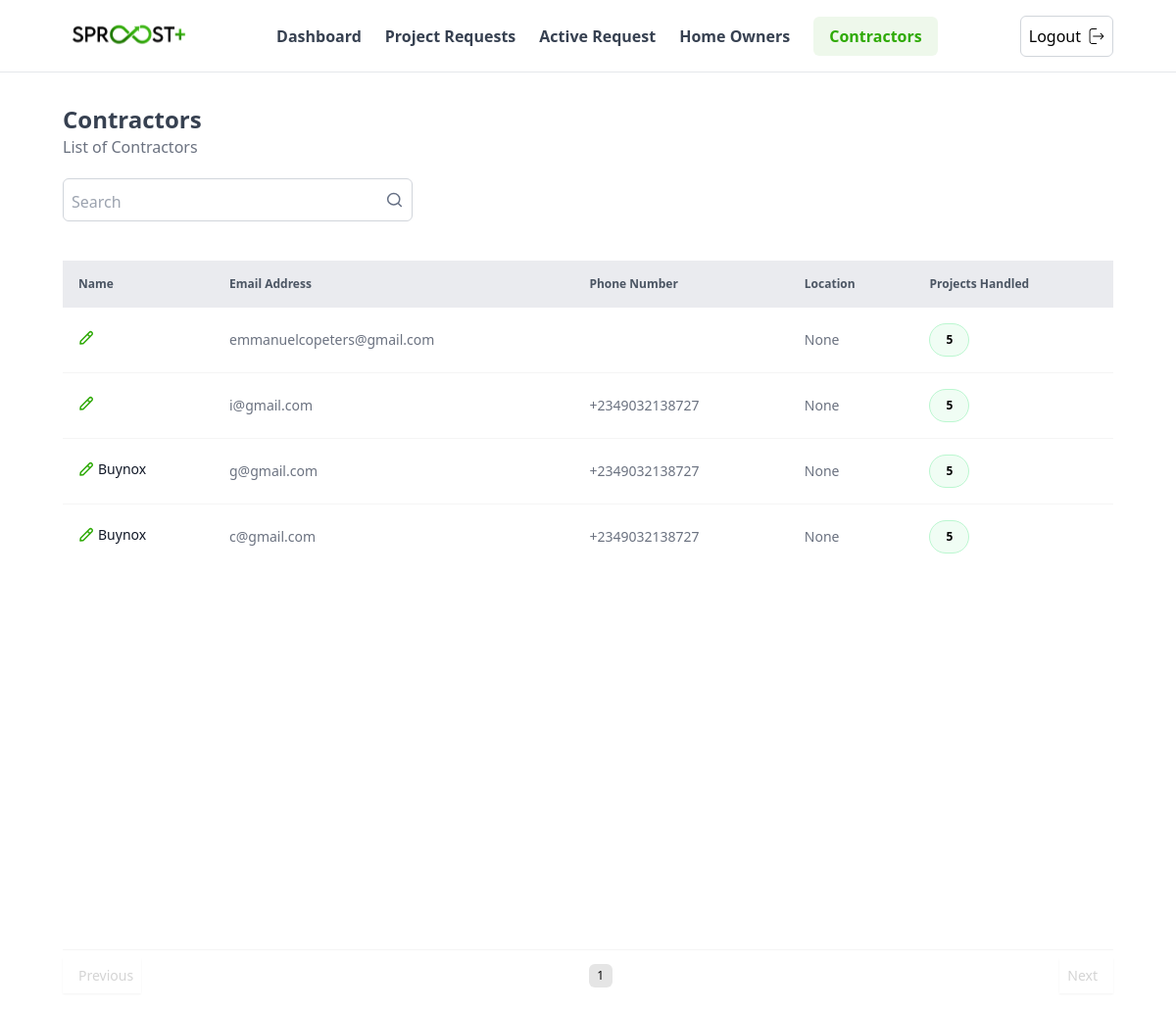
Screenshot of /user-admin/contractors/ (signed in) with the database file from the repository.
### accounts/models.py (models this page shows, shortened)
class User(AbstractUser):
    phone_number = PhoneNumberField(null=False, blank=False)
    user_type = models.CharField(max_length = 3, choices = USER_TYPE_CHOICES)
    date_joined = models.DateTimeField(auto_now_add=True)
    slug = models.SlugField(
        blank=True,
        null=True,
        unique=True,
        max_length=100,
        allow_unicode=True)

### profiles/models.py (models this page shows, shortened)
class ContractorProfile(models.Model):
    user = models.OneToOneField(User, on_delete=models.CASCADE, related_name = 'contractor_profile')
    company_name = models.CharField(max_length = 255)
    registration_number = models.CharField(max_length = 225)
    specialization = models.CharField(max_length = 225, null = True, blank = True)
    company_address = AddressField(null =True)
    website = models.URLField(max_length=255, null=True)
    city = models.CharField(max_length = 50)
    media_paths = GenericRelation("main.Media")
    image = models.ImageField(upload_to=image_upload_location, null=True)

### admins/views.py (the view)
# urls.py: path('contractors/', views.contractorsListView, name="contractors"),
@login_required
def contractorsListView(request):
    query = request.GET.get('q')
    contractors = User.objects.filter(user_type='CO').select_related("contractor_profile").order_by('-id')
    if query:
        contractors = contractors.filter(
            Q(contractor_profile__company_name__icontains=query) |
            Q(email__icontains=query)
        )
    paginator = Paginator(contractors, 10)  # Show 10 orders per page.
    page_number = request.GET.get('page')
    page_obj = paginator.get_page(page_number)
    context = {'contractors': page_obj}
    return render(request, 'user_admin/contractors.html', context)

### templates/user_admin/contractors.html (shortened to what this page needs)
{% extends "user_admin/base.html" %}
{% load static %}
{% block navbar %}
    {% include "user_admin/navbar.html" %}
{% endblock navbar %}
{% block content %}
<main class="w-full px-[1rem] md:px-[4rem] flex flex-col gap-8 my-8">
    <div class="">
        <div class="mb-4">
            <h1 class="text-2xl font-semibold text-gray-700">Contractors</h1>
            <p class="text-gray-500">List of Contractors</p>
        </div>
        <div class="w-full flex items-center justify-between">
            <div class="w-1/3 group border border-gray-300 rounded-md justify-between gap-2 p-2 mt-1">
                <form class = "flex items-center ">
                    <input type="text" name="q" id="search" placeholder="Search" class="w-full h-full outline-none group-focus:outline-none mt-1 focus-visible:border-none border-none" />
                    <button type = "submit">
                        <img src="{% static 'svgs/search.svg' %}" alt="" class="w-[20px] h-[20px] object-contain" />
                    </button>
                </form>
            </div>
        </div>
    </div>
    <div class="w-full">
        <div class="w-full my-2 min-h-[65vh]">
            <table class="w-full">
                <thead class="h-10 bg-gray-200 bg-opacity-80">
                    <tr class="text-gray-600 text-xs font-medium">
                        <th class=" text-start p-4">Name</th>
                        <th class=" text-start p-4">Email Address</th>
                        <th class=" text-start p-4">Phone Number</th>
                        <th class=" text-start p-4">Location</th>
                        <th class=" text-start p-4">Projects Handled</th>
                    </tr>
                </thead>
                <tbody class="p-4">
                    {% if contractors %}
                    {% for contractor in contractors %}
                    <tr class="border-b border-neutral-100 last:border-0">
                        <td class=" p-4">
                            <div class="inline-flex items-center gap-4">
                                <a href = {% url 'admins:update_contractor' contractor.pk %} class="text-gray-900 text-sm font-medium capitalize flex items-center gap-1">
                                    <img class = "w-4" src = {% static "svgs/edit-02.svg" %} />
                                    {{contractor.contractor_profile.company_name}}
                                </a>
                            </div>
                        </td>
                        <td class=" p-4">
                            <div class="flex flex-col gap-1">
                                <span class="text-gray-500 text-sm">{{contractor.email}}</span>
                            </div>
                        </td>
                        <td class=" p-4">
                            <div class="flex flex-col gap-1">
                                <span class="text-gray-500 text-sm">{{contractor.phone_number}}</span>
                            </div>
                        </td>
                        <td class=" p-4">
                            <div class="flex flex-col gap-1">
                                <span class="text-gray-500 text-sm">{{contractor.contractor_profile.company_address}}</span>
                            </div>
                        </td>
                        <td class=" p-4">
                            <div class="inline-flex items-center rounded-full bg-green-50 p-4 py-2 border border-green-200">
                                <span class="font-semibold text-xs capitalize">
                                    5
                                </span>
                            </div>
                        </td>
                    </tr>
                    {% endfor %}
                    {% else %}
                    <tr>
                        <td colspan="7" class="text-center text-gray-500 mt-5">No contractors found</td>
                    </tr>
                    {% endif %}
                </tbody>
            </table>
        </div>
        <div class="w-full my-8 flex items-center justify-between border-t border-neutral-100 pt-2 bg-white">
            {% if contractors.has_previous %}
            <a  href="?page={{ contractors.previous_page_number }}" class="paginationBtn flex items-center gap-2 p-2 outline-none border-none shadow-sm text-sm font-medium">
                <img src="{%  static 'svgs/arrow-left.svg' %}" alt="" class="" />
                <span class="text-gray-900 font-medium">Prev</span>
            </a>
            {% else %}
            <span class="flex items-center gap-2 p-2 outline-none border-none shadow-sm text-sm font-medium text-neutral-300">
                <span class="text-sm">Previous</span>
            </span>
            {% endif %}
            <div class="flex items-center gap-2">
                {% for num in contractors.paginator.page_range %}
                    {% if contractors.number == num %}
                        <span class="outline-none border-none h-4 w-4 text-xs md:h-6 md:w-6 bg-neutral-200 rounded-md p-2 flex items-center justify-center">{{ num }}</span>
                    {% elif num >= contractors.number|add:'-3' and num <= contractors.number|add:'3' %}
                        <a href="?page={{ num }}" class="paginationBtn outline-none border-none h-4 w-4 text-xs md:h-6 md:w-6 rounded-md p-2 flex items-center justify-center">{{ num }}</a>
                    {% endif %}
                {% endfor %}
            </div>
            {% if contractors.has_next %}
                <a href="?page={{ contractors.next_page_number }}" class="paginationBtn flex items-center gap-2 p-2 outline-none border-none shadow-sm text-sm font-medium">
                    <span class="text-gray-900 font-medium">Next</span>
                    <img src="{%  static 'svgs/arrow-right.svg' %}" alt="" class="" />
                </a>
            {% else %}
                <span class="flex items-center gap-2 p-2 outline-none border-none shadow-sm text-sm font-medium text-neutral-300">
                    <span class="text-sm">Next</span>
                </span>
            {% endif %}
        </div>
    </div>
</main>
{% endblock %}

### rows the page displays
User: email "emmanuelcopeters@gmail.com", contractor_profile.company_address "None"
User: email "i@gmail.com", phone_number "+2349032138727", contractor_profile.company_address "None"
User: contractor_profile.company_name "Buynox", email "g@gmail.com", phone_number "+2349032138727", contractor_profile.company_address "None"
User: contractor_profile.company_name "Buynox", email "c@gmail.com", phone_number "+2349032138727", contractor_profile.company_address "None"

### other values shown
{{ num }} "1"
